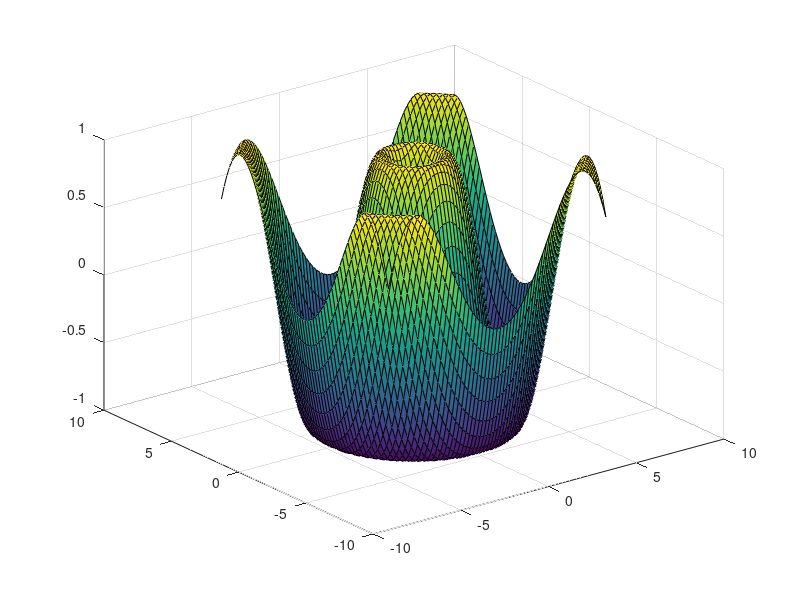

This figure's MATLAB source: (Note: this script raises an error after producing the figure.)
f=@(x,y,t)sin(sqrt(x.^2+y.^2)-2*t);

[x,y] = meshgrid(-2*pi:.2:2*pi);

t = linspace(0,2*pi,500);

figure(1); clf

Mv=struct('cdata',{},'colormap',{})
for n=1:50
    z=f(x,y,t(n));
    s=surf(x,y,z);
    s.EdgeColor ='none';
    axis([-2*pi, 2*pi,-2*pi, 2*pi, -2,2 ]);
    Mv(n)=getframe;
    pause(0.02);


end

movie(Mv,4);